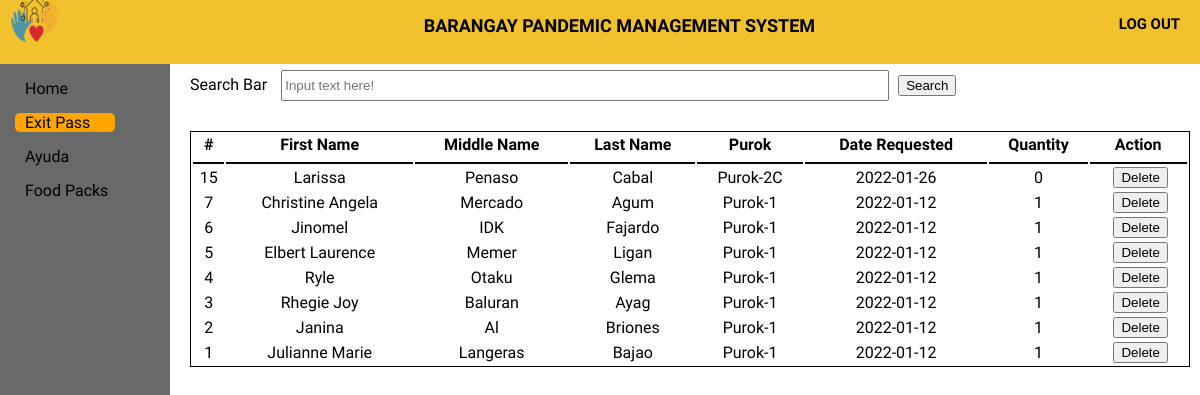
Page /ExitPass/eresult.php (signed in) on the committed database.
### tables this page shows
CREATE TABLE `exitpass` (
  `epassID` int(11) NOT NULL,
  `userID` int(11) NOT NULL,
  `Fname2` varchar(50) NOT NULL,
  `Mname2` varchar(50) NOT NULL,
  `Lname2` varchar(50) NOT NULL,
  `purok2` varchar(50) NOT NULL,
  `barangay` varchar(50) NOT NULL,
  `date_requested` varchar(50) NOT NULL,
  `quantity` int(2) NOT NULL
);

### Connection/session.php (called while the page is built, shortened)
<?php
	require 'db_conn.php';
	$query = $conn->query("SELECT * FROM `users` WHERE `userID` = '$_SESSION[userID]'") or die(mysqli_error());
	$fetch = $query->fetch_array();
	$barangay = $fetch['barangay'];
	$userID2 = $fetch['userID'];
?>

### ExitPass/eresult.php (the view, shortened to what this page needs)
<!DOCTYPE html>
<?php
    require '../Connection/session.php';
?>
<html>
<html>
<head>
    <link rel="stylesheet" type="text/css" href="exitpass.css">
</head>
<body>
    <header>
        <div class="log_out">
            <a href="../Logout/logout.php" class="logout_btn"><h5>LOG OUT</h5></a>
        </div>
        <div class="title">
            <h5>BARANGAY PANDEMIC MANAGEMENT SYSTEM</h5>
        </div>
        <div class="logobox">
            <img src="logo1.png" class="logo">
        </div>
    </header>
    <div class="sidebar">
        <a href="../home page/home.php"><span>Home</span></a>
        <a href="../ExitPass/exitpass.php" id="main"><span>Exit Pass</span></a>
        <a href="../Ayuda/Ayuda.php"><span>Ayuda</span></a>
        <a href="../Food pack/Food pack.php"><span>Food Packs</span></a>
    </div>
    <div class="content">
        <form action="eresult.php" method="get">
        <div class="Cheader">
            <label>Search Bar</label>
            <input type="text" name="search" id="searchbar" placeholder="Input text here!">
            <button type="submit" >Search</button>
        </div>
        </form>
    <table class="table1">
        <thead>
        <tr>
            <th>#</th>
            <th>First Name</th>
            <th>Middle Name</th>
            <th>Last Name</th>
            <th>Purok</th>
            <th>Date Requested</th>
            <th>Quantity</th>
            <th>Action</th>
        </tr>
        </thead>
<tbody>
                    <?php
                        require_once '../Connection/db_conn.php';
                        $search = $_GET['search'];
                        $query = $conn->query("SELECT * FROM exitpass WHERE userID !=('$userID2') AND userID LIKE '%$search%' AND barangay=('$barangay') OR Fname2 LIKE '%$search%' AND barangay =('$barangay') OR Mname2 LIKE '%$search%' AND barangay =('$barangay') OR Lname2 LIKE '%$search%' AND barangay =('$barangay') ORDER BY epassID DESC") or die(mysqli_error());
                        while($fetch = $query->fetch_array()){
                    ?>
                        <tr>
                            <td><?php echo $fetch['epassID']?></td>
                            <td><?php echo $fetch['Fname2']?></td>
                            <td><?php echo $fetch['Mname2']?></td>
                            <td><?php echo $fetch['Lname2']?></td>
                            <td><?php echo $fetch['purok2']?></td>
                            <td><?php echo $fetch['date_requested']?></td>
                            <td><?php echo $fetch['quantity']?></td>
                            <td><center></a><a onclick = "confirmationDelete(this); return false;" href = "delete-exitpass.php?epassID=<?php echo $fetch['epassID']?>"><i></i><button> Delete</button></a></center></td>
                        </tr>
                <?php
                    }
                ?>
</body>
</html>

### ExitPass/exitpass.css (style rules this page uses)
body { margin: 0; padding: 0; font-family: alata; min-height: 100vh; width: 100%; background-color: white; }
header { position: fixed; padding: 0; margin: 0; width: 100%; height: 8%; background: #F2C12E; }
.title { height: 1px; }
.title h5 { margin: 15px; text-align: center; font-size: 18px; margin-left: 10%; }
.log_out { margin-top: -10px; padding: 0; margin-right: 20px; float: right; }
.logout_btn { text-decoration: none; color: black; font-size: 18px; }
.logobox { margin-left: 10px; margin-top: -20px; }
.logo { height: 50px; width: 50px; }
.sidebar { top: 8%; padding: 10px; margin: 0; position: fixed; height: 100%; width: 150px; background-color: dimgray; }
.sidebar a { display: block; margin: 5px; margin-bottom: 15px; padding-left: 10px; text-decoration: none; color: black; box-sizing: border-box; }
.sidebar #main { width: 100px; background-color: orange; border-radius: 5px; }
.content { width: 85%; height: 95%px; position: absolute; margin-top: 5%; margin-left: 15%; }
.Cheader { margin: 10px; margin-bottom: 10px; }
.content button { margin-left: 5px; }
#searchbar { width: 60%; height: 25px; margin-left: 10px; margin-bottom: 20px; }
.table1 { margin: 10px; width: 98%; border: 1px solid black; }
.table1 th, td { text-align: center; }
.table1 th { border-bottom: 2px solid black; border-width: 10%; padding-bottom: 8px; }

### rows in the picture
exitpass: epassID "15", Fname2 "Larissa", Mname2 "Penaso", Lname2 "Cabal", purok2 "Purok-2C", date_requested "2022-01-26", quantity "0"
exitpass: epassID "7", Fname2 "Christine Angela", Mname2 "Mercado", Lname2 "Agum", purok2 "Purok-1", date_requested "2022-01-12", quantity "1"
exitpass: epassID "6", Fname2 "Jinomel", Mname2 "IDK", Lname2 "Fajardo", purok2 "Purok-1", date_requested "2022-01-12", quantity "1"
exitpass: epassID "5", Fname2 "Elbert Laurence", Mname2 "Memer", Lname2 "Ligan", purok2 "Purok-1", date_requested "2022-01-12", quantity "1"
exitpass: epassID "4", Fname2 "Ryle", Mname2 "Otaku", Lname2 "Glema", purok2 "Purok-1", date_requested "2022-01-12", quantity "1"
exitpass: epassID "3", Fname2 "Rhegie Joy", Mname2 "Baluran", Lname2 "Ayag", purok2 "Purok-1", date_requested "2022-01-12", quantity "1"
exitpass: epassID "2", Fname2 "Janina", Mname2 "Al", Lname2 "Briones", purok2 "Purok-1", date_requested "2022-01-12", quantity "1"
exitpass: epassID "1", Fname2 "Julianne Marie", Mname2 "Langeras", Lname2 "Bajao", purok2 "Purok-1", date_requested "2022-01-12", quantity "1"
